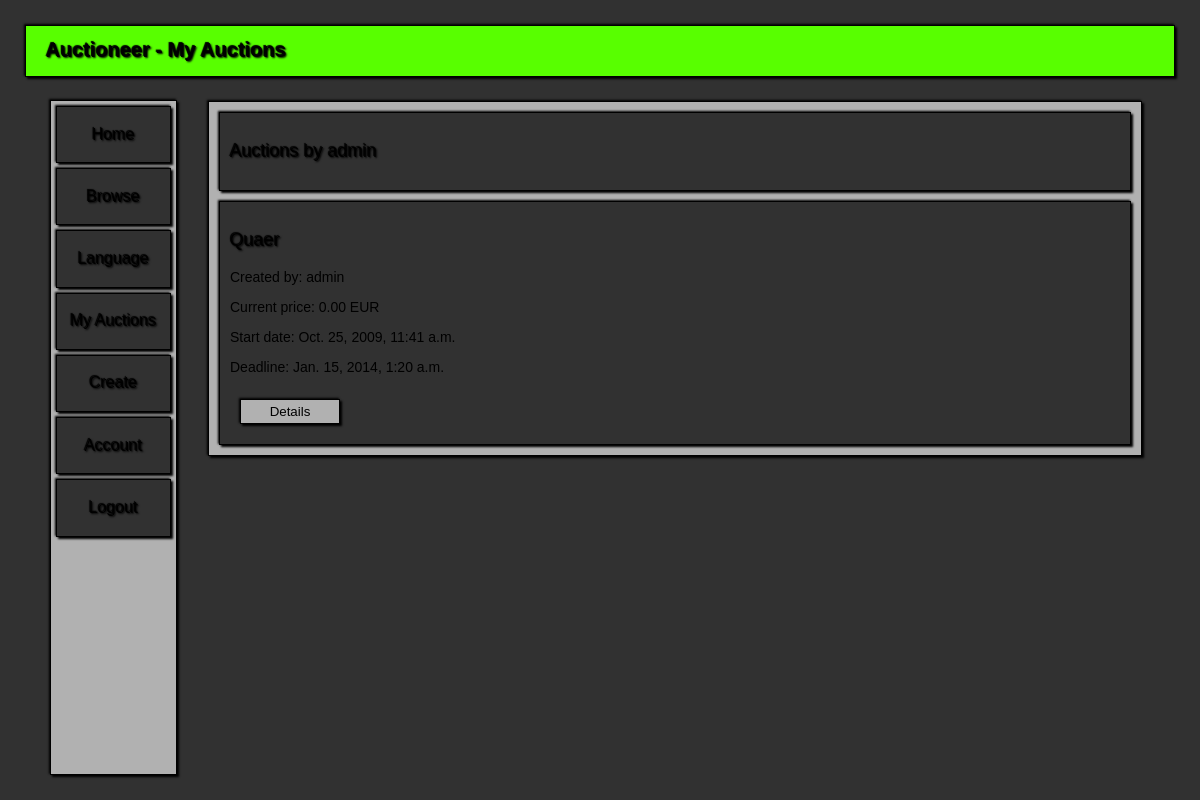
The page /auctioneer/account/auctions/ (signed in) on the database as committed earlier.
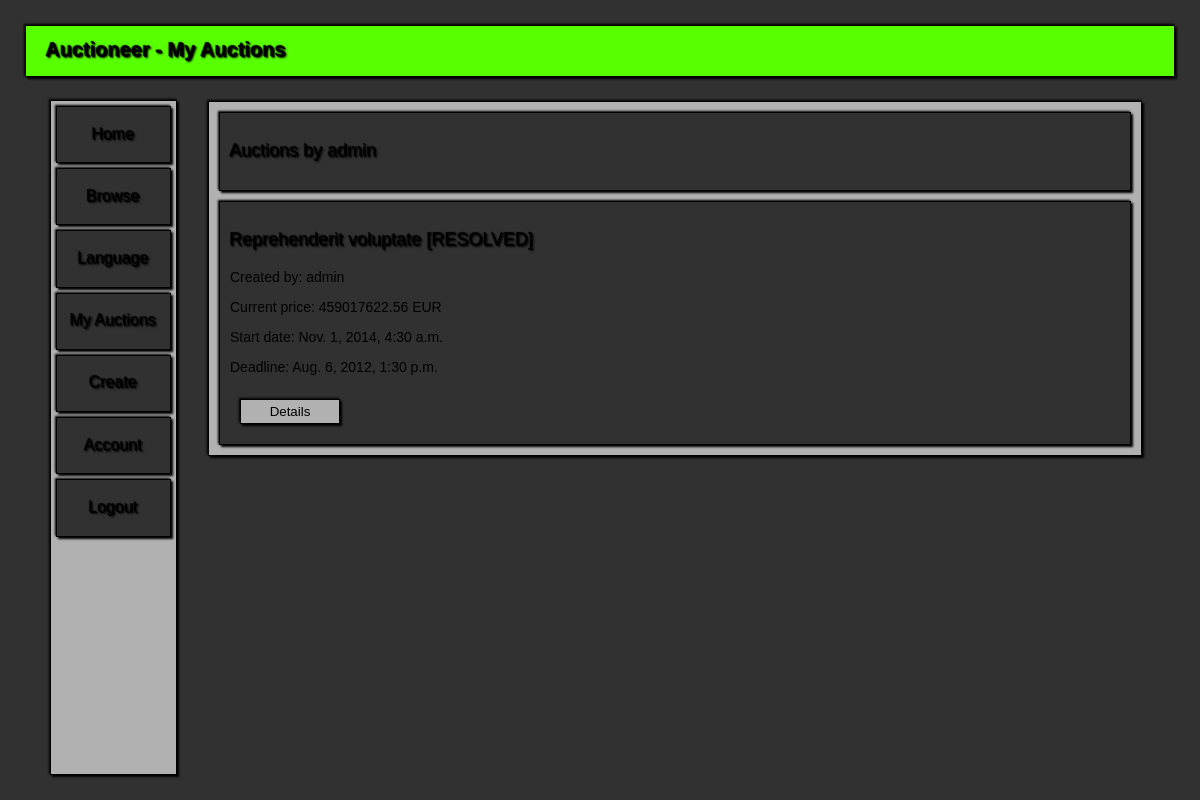
The same page on the database as committed later.
### Auctioneer/models.py (models this page shows, shortened)
class Auctions(models.Model):
    seller = models.ForeignKey(User)
    title = models.CharField(null=False, max_length=30)
    description = models.TextField(max_length=150)
    version = models.PositiveIntegerField(default=0)
    startingPrice = models.DecimalField(default=0.00, max_digits=12, decimal_places=2,
                                        validators=[MinValueValidator(Decimal('0.00'))])
    startDate = models.DateTimeField(null=False)
    stopDate = models.DateTimeField(null=False)
    banned = models.BooleanField(default=False)
    resolved = models.BooleanField(default=False)
    class Meta:
        permissions = (('ban_auctions', 'Can ban auctions'),)
        ordering = ['startDate']
    @classmethod
    def get_by_seller(cls, seller):
        try:
            return cls.objects.filter(seller=seller)
        except:
            return None

class Bids(models.Model):
    auction = models.ForeignKey(Auctions)
    bidder = models.ForeignKey(User)
    amount = models.DecimalField(max_digits=12, decimal_places=2, validators=[MinValueValidator(Decimal('0.00'))])
    timestamp = models.DateTimeField()
    class Meta:
        ordering = ['-amount']

### Auctioneer/views.py (the view)
# urls.py: url(r'^auctioneer/account/auctions/?$', auctions),
@login_required
def auctions(request):
    is_logged_in = request.user.is_authenticated()
    content = Auctions.get_by_seller(request.user)
    return render_to_response('main.html', {'title': _('My Auctions'), 'is_logged_in': is_logged_in,
                                            'tag': _('Auctions by')+' '+request.user.username, 'content_list': content},
                              context_instance=RequestContext(request))

### templates/main.html (shortened to what this page needs)
{% load staticfiles %}
{% load i18n %}
<!DOCTYPE HTML PUBLIC "-//W3C//DTD HTML 4.01 //EN" "http://www.w3.org/TR/html4/strict.dtd">
<html>
	<head>
		<link href="{% static "style_main.css"%}" rel="stylesheet" type="text/css">
	</head>
	<body>
		<div id=Container>
			<div id=PrimaryMenu>
				<h1>Auctioneer - {{ title }}</h1>
			</div>
            {% include "links.html" %}
			<div id=TopPatch>
			</div>
			<div id=Content>
                <div>
                    <h3>{{ tag }}</h3>
                </div>
                {% for content in content_list %}
                <div>
				    <h3>{{ content.title }}{% if content.banned %} {% trans "[BANNED]" %}{% endif %}{% if content.resolved %} {% trans "[RESOLVED]" %}{% endif %}</h3>
                    <p>{% trans "Created by:" %} {{ content.seller }}</p>
                    {% with content.bids_set.all|first as bid %}
                    {% if bid %}
                    <p>{% trans "Current price:" %} {{ bid.amount }} EUR</p>
                    {% else %}
                    <p>{% trans "Current price:" %} {{ content.startingPrice }} EUR</p>
                    {% endif %}
                    {% endwith %}
                    <p>{% trans "Start date:" %} {{ content.startDate }}</p>
                    <p>{% trans "Deadline:" %} {{ content.stopDate }}</p>
                    <form action="/auctioneer/auctions/{{ content.id }}" method="get">
                        <input type="submit" class="button" value={% trans "Details" %}>
                    </form>
                </div>
                {% empty %}
                <div>
                    <h3>{% trans "No content!" %}</h3>
                </div>
                {% endfor %}
			</div>
		</div>
	</body>
</html>

### templates/links.html
{% load i18n %}
<div id=SecondaryMenu>
    <div><h4><a href='/auctioneer/home/'>{% trans "Home" %}</a></h4></div>
    <div><h4><a href='/auctioneer/auctions/'>{% trans "Browse" %}</a></h4></div>
    <div><h4><a href='/auctioneer/language/'>{% trans "Language" %}</a></h4></div>
{% if is_logged_in %}
    <div><h4><a href='/auctioneer/account/auctions/'>{% trans "My Auctions" %}</a></h4></div>
    <div><h4><a href='/auctioneer/auctions/create/'>{% trans "Create" %}</a></h4></div>
    <div><h4><a href='/auctioneer/account/'>{% trans "Account" %}</a></h4></div>
    <div><h4><a href='/auctioneer/logout/'>{% trans "Logout" %}</a></h4></div>
{% else %}
    <div><h4><a href='/auctioneer/signup/'>{% trans "Sign Up" %}</a></h4></div>
    <div><h4><a href='/auctioneer/login/'>{% trans "Login" %}</a></h4></div>
{% endif %}
</div>

### Auctioneer/static/style_main.css (style rules this page uses)
body { font-family: Verdana, Geneva, sans-serif; font-size: 14px; color: #313131; background-color: #313131 }
p { font-family: Verdana, Geneva, sans-serif; color: #000000; width: 80%; }
div#Content div { position: relative; background-color: #313131; border: 1px solid #000000; box-shadow: 2px 2px 2px #000000, -1px -1px 2px #000000; margin: 10px; padding: 10px; }
h1 { font-family: Verdana, Geneva, sans-serif; font-size: 20px; font-weight: bold; color: #000000; text-shadow: 1px 1px 2px #000000, -1px -1px 1px #000000; }
h3 { font-family: Verdana, Geneva, sans-serif; font-size: 18px; font-weight: normal; color: #000000; text-shadow: 1px 1px 2px #000000, -1px -1px 1px #000000; }
#SecondaryMenu h4 { text-align: center; }
div h4 a:link { font-family: Verdana, Geneva, sans-serif; font-size: 16px; font-weight: normal; color: #000000; text-decoration: none; text-shadow: 1px 1px 2px #000000, -1px -1px 1px #000000; }
#SecondaryMenu div { margin: 5px; background-color: #313131; border: 1px solid #000000; box-shadow: 2px 2px 2px #000000, -1px -1px 2px #000000; }
form { padding: 10px; }
input.button { position: relative; width: 100px; height: 25px; background-color: #B1B1B1; color: #000000; font-family: Verdana, Geneva, sans-serif; border: 1px solid #000000; box-shadow: 2px 2px 2px #000000, -1px -1px 2px #000000; }
#Container { position: relative; width: 100%; height: 100%; z-index: 1; }
#PrimaryMenu { position: fixed; background-color: #58FF00; top: 25px; left: 25px; right: 25px; height: 50px; z-index: 3; padding-left: 20px; padding-right: 20px; border: 1px solid #000000; font-weight: normal; box-shadow: 2px 2px 2px #000000, -1px -1px 2px #000000; }
#SecondaryMenu { position: fixed; background-color: #B1B1B1; top: 100px; left: 50px; bottom: 25px; width: 125px; z-index: 3; border: 1px solid #000000; font-weight: normal; box-shadow: 2px 2px 2px #000000, -1px -1px 2px #000000; }
#TopPatch { position: fixed; background-color: #313131; top: 0; left: 0; right: 0; height: 25px; z-index: 2; }
#Content { position: absolute; background-color: #B1B1B1; left: 200px; right: 50px; top: 93px; border: 1px solid #000000; box-shadow: 2px 2px 2px #000000, -1px -1px 2px #000000; }

Rows that differ between the two databases and show on the page:
no longer on this page (row edited): Auctions: title "Quaer", seller "admin", startingPrice "0.00", startDate "Oct. 25, 2009, 11:41 a.m.", stopDate "Jan. 15, 2014, 1:20 a.m."
now on this page (row edited): Auctions: title "Reprehenderit voluptate", seller "admin", startDate "Nov. 1, 2014, 4:30 a.m.", stopDate "Aug. 6, 2012, 1:30 p.m."
now on this page (row edited): Bids: amount "459017622.56"
